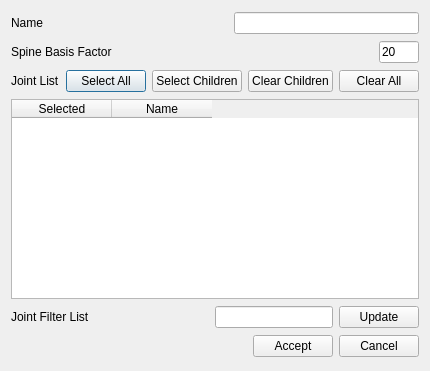
<?xml version="1.0" encoding="UTF-8"?>
<ui version="4.0">
 <class>Dialog</class>
 <widget class="QDialog" name="Dialog">
  <property name="geometry">
   <rect>
    <x>0</x>
    <y>0</y>
    <width>426</width>
    <height>371</height>
   </rect>
  </property>
  <property name="windowTitle">
   <string>Create Statistical Motion Model</string>
  </property>
  <layout class="QVBoxLayout" name="verticalLayout">
   <item>
    <layout class="QHBoxLayout" name="horizontalLayout_3">
     <item>
      <widget class="QLabel" name="label">
       <property name="text">
        <string>Name</string>
       </property>
      </widget>
     </item>
     <item>
      <spacer name="horizontalSpacer_2">
       <property name="orientation">
        <enum>Qt::Horizontal</enum>
       </property>
       <property name="sizeHint" stdset="0">
        <size>
         <width>40</width>
         <height>20</height>
        </size>
       </property>
      </spacer>
     </item>
     <item>
      <widget class="QLineEdit" name="nameLineEdit">
       <property name="maximumSize">
        <size>
         <width>16777215</width>
         <height>16777215</height>
        </size>
       </property>
      </widget>
     </item>
    </layout>
   </item>
   <item>
    <layout class="QHBoxLayout" name="horizontalLayout">
     <item>
      <widget class="QLabel" name="label_5">
       <property name="text">
        <string>Spine Basis Factor</string>
       </property>
      </widget>
     </item>
     <item>
      <spacer name="horizontalSpacer_4">
       <property name="orientation">
        <enum>Qt::Horizontal</enum>
       </property>
       <property name="sizeHint" stdset="0">
        <size>
         <width>40</width>
         <height>20</height>
        </size>
       </property>
      </spacer>
     </item>
     <item>
      <widget class="QLineEdit" name="splineBasisFactorLineEdit">
       <property name="maximumSize">
        <size>
         <width>40</width>
         <height>16777215</height>
        </size>
       </property>
       <property name="text">
        <string>20</string>
       </property>
      </widget>
     </item>
    </layout>
   </item>
   <item>
    <layout class="QHBoxLayout" name="horizontalLayout_12">
     <item>
      <widget class="QLabel" name="label_10">
       <property name="text">
        <string>Joint List</string>
       </property>
      </widget>
     </item>
     <item>
      <widget class="QPushButton" name="selectAllJointsButton">
       <property name="text">
        <string>Select All</string>
       </property>
      </widget>
     </item>
     <item>
      <widget class="QPushButton" name="selectJointChildrenButton">
       <property name="text">
        <string>Select Children</string>
       </property>
      </widget>
     </item>
     <item>
      <widget class="QPushButton" name="deselectJointChildrenButton">
       <property name="text">
        <string>Clear Children</string>
       </property>
      </widget>
     </item>
     <item>
      <widget class="QPushButton" name="clearSelectedJointsButton">
       <property name="text">
        <string>Clear All</string>
       </property>
      </widget>
     </item>
     <item>
      <spacer name="horizontalSpacer_11">
       <property name="orientation">
        <enum>Qt::Horizontal</enum>
       </property>
       <property name="sizeHint" stdset="0">
        <size>
         <width>40</width>
         <height>20</height>
        </size>
       </property>
      </spacer>
     </item>
    </layout>
   </item>
   <item>
    <widget class="QTableWidget" name="jointTableWidget">
     <property name="maximumSize">
      <size>
       <width>16777215</width>
       <height>200</height>
      </size>
     </property>
     <property name="columnCount">
      <number>2</number>
     </property>
     <column>
      <property name="text">
       <string>Selected</string>
      </property>
     </column>
     <column>
      <property name="text">
       <string>Name</string>
      </property>
     </column>
    </widget>
   </item>
   <item>
    <layout class="QHBoxLayout" name="horizontalLayout_4">
     <item>
      <widget class="QLabel" name="label_6">
       <property name="text">
        <string>Joint Filter List</string>
       </property>
      </widget>
     </item>
     <item>
      <spacer name="horizontalSpacer_5">
       <property name="orientation">
        <enum>Qt::Horizontal</enum>
       </property>
       <property name="sizeHint" stdset="0">
        <size>
         <width>40</width>
         <height>20</height>
        </size>
       </property>
      </spacer>
     </item>
     <item>
      <widget class="QLineEdit" name="jointListLineEdit">
       <property name="maximumSize">
        <size>
         <width>16777215</width>
         <height>16777215</height>
        </size>
       </property>
       <property name="text">
        <string/>
       </property>
      </widget>
     </item>
     <item>
      <widget class="QPushButton" name="selectJointsFromStringButton">
       <property name="text">
        <string>Update</string>
       </property>
      </widget>
     </item>
    </layout>
   </item>
   <item>
    <layout class="QHBoxLayout" name="horizontalLayout_2">
     <item>
      <spacer name="horizontalSpacer">
       <property name="orientation">
        <enum>Qt::Horizontal</enum>
       </property>
       <property name="sizeHint" stdset="0">
        <size>
         <width>40</width>
         <height>20</height>
        </size>
       </property>
      </spacer>
     </item>
     <item>
      <widget class="QPushButton" name="selectButton">
       <property name="text">
        <string>Accept</string>
       </property>
      </widget>
     </item>
     <item>
      <widget class="QPushButton" name="cancelButton">
       <property name="text">
        <string>Cancel</string>
       </property>
      </widget>
     </item>
    </layout>
   </item>
  </layout>
 </widget>
 <resources/>
 <connections/>
</ui>
